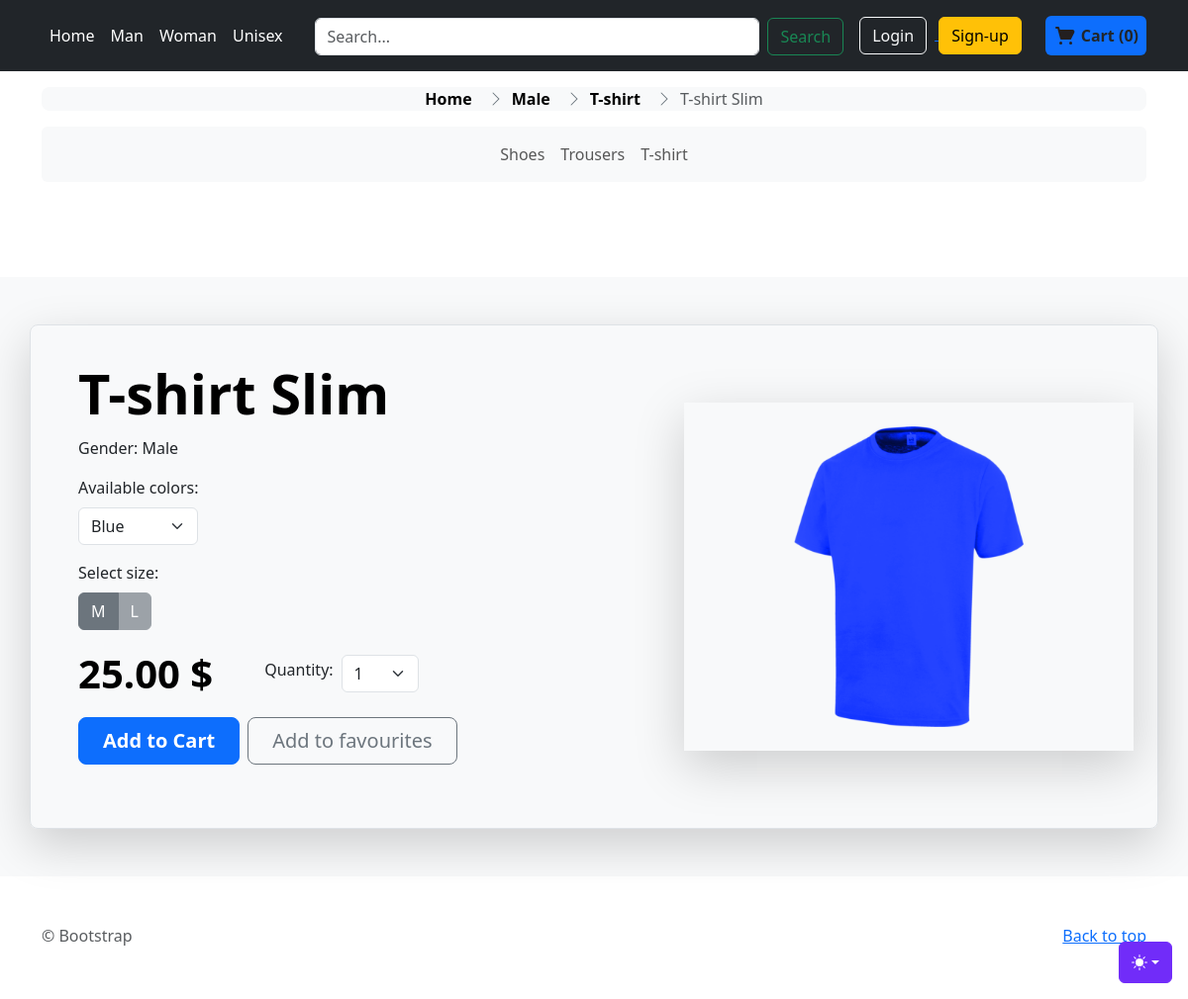
/Male/t-shirt/product/8, run on the app's committed database.
### store/models.py (models this page shows, shortened)
class Product(models.Model):
    VARIANTS = (
        ('None', 'None'),
        ('Size', 'Size'),
        ('Color', 'Color'),
        ('Size-Color', 'Size-Color'),
    )
    GENDERS = (
        ('Male', 'Male'),
        ('Female', 'Female'),
        ('Unisex', 'Unisex')
    )
    name = models.CharField(max_length=255, null=False, blank=False)
    slug = models.SlugField(null=False, unique=True)
    category = models.ForeignKey(Category, null=True, blank=True, on_delete=models.CASCADE)
    description = models.TextField(null=True, blank=True)
    base_price = models.DecimalField(max_digits=10, decimal_places=2, null=False,blank=False)
    variant = models.CharField(max_length=10, choices=VARIANTS, default='None')
    date_added = models.DateTimeField(auto_now_add=True, null=True)
    gender = models.CharField(max_length=10, choices=GENDERS, default='Unisex')

class ProductVariant(models.Model):
    title = models.CharField(max_length=100, blank=True, null=True)
    product = models.ForeignKey(Product, on_delete=models.CASCADE)
    color = models.ForeignKey(Color, on_delete=models.CASCADE, blank=True, null=True)
    size = models.ForeignKey(Size, on_delete=models.CASCADE, blank=True, null=True)
    image_id = models.ForeignKey(Image, blank=True, null=True,on_delete=models.CASCADE)
    price = models.DecimalField(max_digits=12, decimal_places=2, default=0)
    quantity = models.IntegerField(default=1,null=False)
    purchased = models.PositiveIntegerField(default=0, null=False, blank=True)

class Category(models.Model):
    name = models.CharField(max_length=255)
    category_slug = models.SlugField(null=False, unique=True)

class Size(models.Model):
    size_name = models.CharField(max_length=100)

class Image(models.Model):
    name = models.CharField(max_length=50, blank=True)
    product=models.ForeignKey(Product, on_delete=models.CASCADE)
    image = models.ImageField(blank=True, upload_to='static/images/')

### store/views.py (the view)
# urls.py: path('<str:gen>/<str:category>/product/<int:id>', views.product_detail, name='product-detail'),
def product_detail(request, gen, category, id):
    product = get_object_or_404(ProductVariant, id=id)
    base_product_id = product.product.id
    product_colors = (ProductVariant.objects.filter(product_id=base_product_id).values('color_id').distinct())
    colors = Color.objects.filter(id__in=product_colors).all()
    product_sizes = (ProductVariant.objects.filter(product_id=base_product_id).values('size_id').distinct())
    sizes = Size.objects.filter(id__in=product_sizes).all()
    data = {
        'product': product,
        'gender': gen,
        'category_slug': category,
        'category_name': category.capitalize(),
        'sizes': sizes,
        'colors': colors,
        'quantities': [i+1 for i in range(1, 19, 1)],
        'blocked_sizes': exclude_sizes(base_product_id,product.color),
    }
    return render(request, 'store/product-detail.html', data | header_data(request))

### order/models.py (called while the page is built)
    def total_items(self):
        return sum(item.quantity for item in self.cartitem_set.all())

    def total_price(self):
        total = 0
        for item in self.cartitem_set.all():
            total += item.quantity * item.product.price
        return total

### order/views.py (called while the page is built)
def get_or_create_cart(request):
    if request.user.is_authenticated:
        cart, created = Cart.objects.get_or_create(user=request.user)
    else:
        session_cart_id = request.session.get('cart_id')
        if session_cart_id:
            cart, created = Cart.objects.get_or_create(session_id=session_cart_id)
        else:
            cart = Cart.objects.create(session_id=str(uuid.uuid4()))
            request.session['cart_id'] = cart.session_id
    return cart

def get_cart_products(cart):
    cart_items = CartItem.objects.filter(cart=cart).select_related('product')
    cart_products = [
        {
            'product_id': item.product.id,
            'name': item.product.title,
            'price': item.product.price,
            'quantity': item.quantity,
            'size': item.product.size.size_name,
            'color': item.product.color.color_name
        } for item in cart_items
    ]
    return cart_products

def cart_info(request):
    cart = get_or_create_cart(request)
    data_response = {
        'cart_products': get_cart_products(cart),
        'total_items': cart.total_items(),
        'total_price': cart.total_price()
    }
    return data_response

### store/views.py (called while the page is built)
def header_data(request):
    cart = get_or_create_cart(request)
    cart_items = CartItem.objects.filter(cart=cart).select_related('product')
    cart_products = [
        {
            'product_id': item.product.id,
            'name': item.product.title,
            'price': item.product.price,
            'quantity': item.product.quantity
        } for item in cart_items
    ]
    cart_product_ids = [item['product_id'] for item in cart_products]
    categories = Category.objects.all()
    data = {
        'cart_products': cart_products,
        'cart_product_ids': cart_product_ids,
        'total_items': cart.total_items(),
        'total_price': cart.total_price(),
        'genders': [gender[0] for gender in Product.GENDERS],
        'categories': categories
    }
    return data

### templates/store/product-detail.html (shortened to what this page needs)
{% extends 'store/store.html' %}
{% load static %}
{% block breadcrumb %}
    <li class="breadcrumb-item active" aria-current="page">
          {{ product.product.name }}
    </li>
{% endblock breadcrumb %}
{% block content %}
    <div class="row p-4 align-items-center rounded-3 border shadow-lg product_data">
      <div class="col-lg-7 p-3 p-lg-4 pt-lg-3">
        <h1 class="display-4 fw-bold lh-1 text-body-emphasis mb-3">{{ product.product.name }}</h1>
        <p class="">Gender: {{ product.product.gender }}</p>
        <div class="d-flex flex-column">
            {% if colors %}
            <div class="mb-3 me-3 fit-content">
                <label for="select-color" class="form-label">Available colors: </label>
                <select class="form-select " id="select-color">
                    {% for color in colors %}
                        {% if product.color.id == color.id %}
                        <option selected="" value="{{ color.id }}">{{ color.color_name }}</option>
                        {% else %}
                        <option value="{{ color.id }}">{{ color.color_name }}</option>
                        {% endif %}
                    {% endfor %}
                </select>
              </div>
            {%  endif %}
            {% if sizes %}
            <div class="d-flex flex-column">
                <span class="form-label">Select size:</span>
                <div class="fit-content d-flex align-items-center btn-group  flex-wrap">
                    {% for size in sizes %}
                            <label class="btn btn-secondary" for="size_{{ size.id }}">{{ size.size_name }}</label>
                    {% endfor %}
                  </div>
            </div>
            {% endif %}
        </div>
        <div class="d-flex my-4 align-content-center align-items-center flex-wrap">
            <div class="align-content-center display-6 fw-bold lh-1 text-body-emphasis me-5">
                 <span id="product-price">{{ product.price }}</span> <span> $</span>
            </div>
            <div class="me-5 fit-content d-flex align-items-center">
                <label for="select-quantity" class="form-label mx-1">Quantity: </label>
                <select class="form-select mx-1" id="select-quantity">
                  <option selected="" value="1">1</option>
                </select>
              </div>
        </div>
        <div class="d-grid gap-2 d-md-flex justify-content-between mb-4 mb-lg-3">
            <div class="d-flex ">
          <button type="button" class="btn btn-primary btn-lg px-4 me-2 fw-bold add-to-cart">Add to Cart</button>
          <button type="button" class="btn btn-outline-secondary btn-lg px-4">Add to favourites</button>
            </div>
        </div>
      </div>
      <div class="col-lg-5 p-0 overflow-hidden shadow-lg">
           <img class="rounded-lg-3 w-100 p-4" src="{{ product.image_id.image.url }}" alt="" id="product-image">
      </div>
    </div>
{% endblock content %}

### templates/store/store.html (shortened to what this page needs)
{% extends 'store/index.html' %}
{% load static %}
{% block styles %}
<link href="{%  static 'assets/dist/css/breadcrumbs.css' %}" rel="stylesheet">
<link rel="stylesheet" href="https://cdn.jsdelivr.net/npm/@docsearch/css@3">
<link href="{%  static 'assets/dist/css/bootstrap.min.css' %}" rel="stylesheet">
{% endblock styles %}
{% block categories %}
  <section class="pt-3 pb-5 text-center container">
        <div class="row pb-lg-5">
      <div class="mx-auto">
        <nav aria-label="breadcrumb">
    <ol class="breadcrumb breadcrumb-chevron p-1 bg-body-tertiary rounded-3 justify-content-center ">
      <li class="breadcrumb-item">
        <a class="link-body-emphasis fw-semibold text-decoration-none" href="{% url 'store:home' %}">Home</a>
      </li>
     <li class="breadcrumb-item">
        <a class="link-body-emphasis fw-semibold text-decoration-none" href="{% url 'store:gender-store' gen=gender %}">{{ gender }}</a>
      </li>
        {% if category_name %}
            <li class="breadcrumb-item">
                <a class="link-body-emphasis fw-semibold text-decoration-none" href="{% url 'store:category' gen=gender category=category_slug %}">{{ category_name }}</a>
              </li>
        {% endif %}
    {% block breadcrumb %}{% endblock breadcrumb %}
    </ol>
  </nav>
          <nav class="navbar navbar-expand-lg bg-body-tertiary rounded" aria-label="Thirteenth navbar example">
      <div class="container-fluid justify-content-center">
        <div class="collapse navbar-collapse d-lg-flex justify-content-center" id="navbarsExample11">
          <ul class="navbar-nav col-lg-6 justify-content-lg-center">
            {% for category in categories %}
                <li class="nav-item">
                    <a class="nav-link" href="{% url 'store:category' gen=gender category=category.category_slug %}">{{ category.name }}</a>
                </li>
            {% endfor %}
          </ul>
        </div>
      </div>
    </nav>
      </div>
    </div>
  </section>
{% endblock categories %}

### data on the page
Product: gender "Male"
ProductVariant: product.name "T-shirt Slim", product.gender "Male", price "25.00", image_id.image (picture)
Category: name "Shoes"
Category: name "Trousers"
Category: name "T-shirt"
Size: size_name "M"
Size: size_name "L"

### other printed values
{{ total_items }} "0"
{{ category_name }} "T-shirt"
form field value "Blue"
